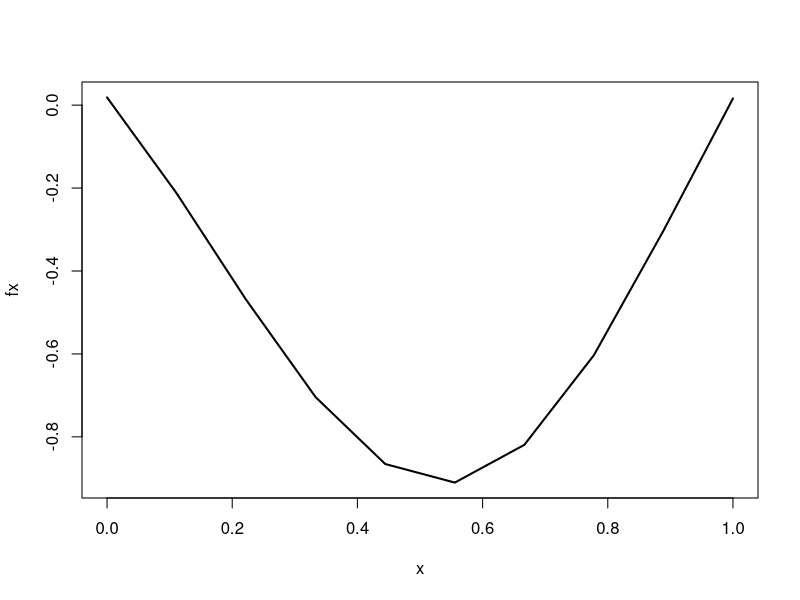
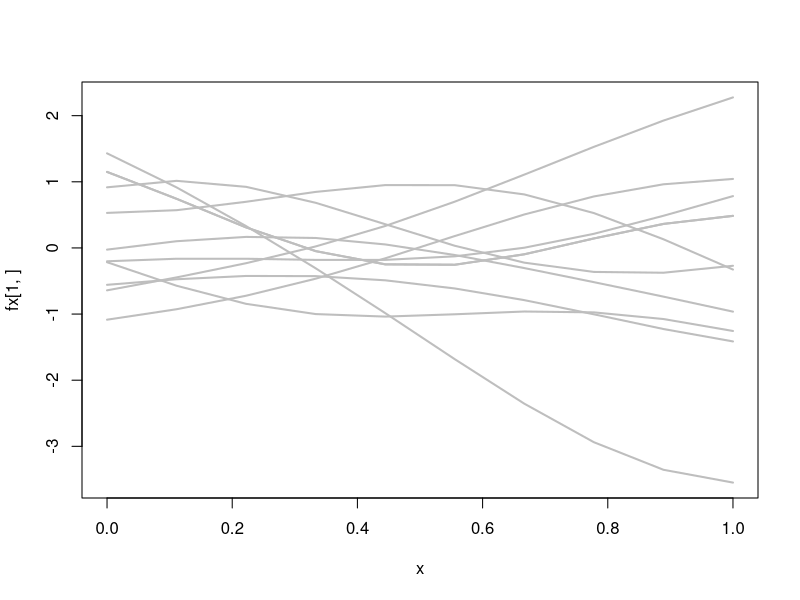
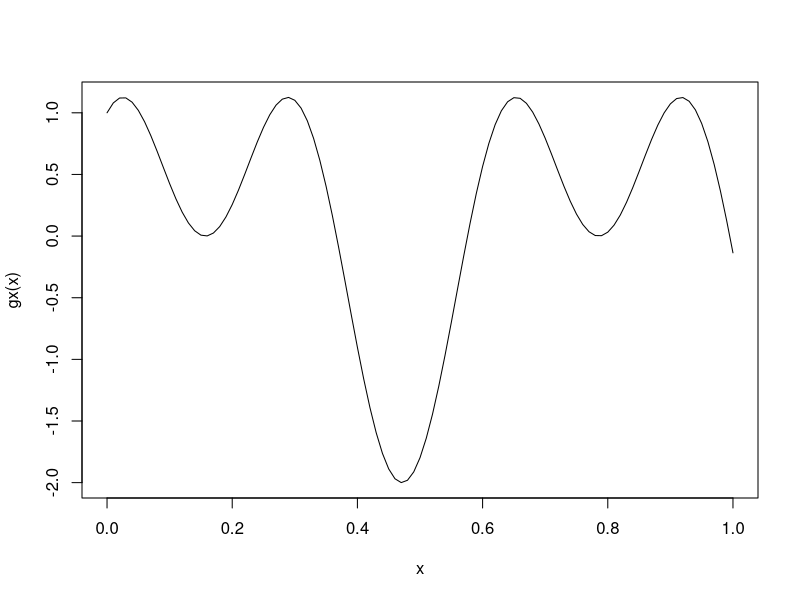
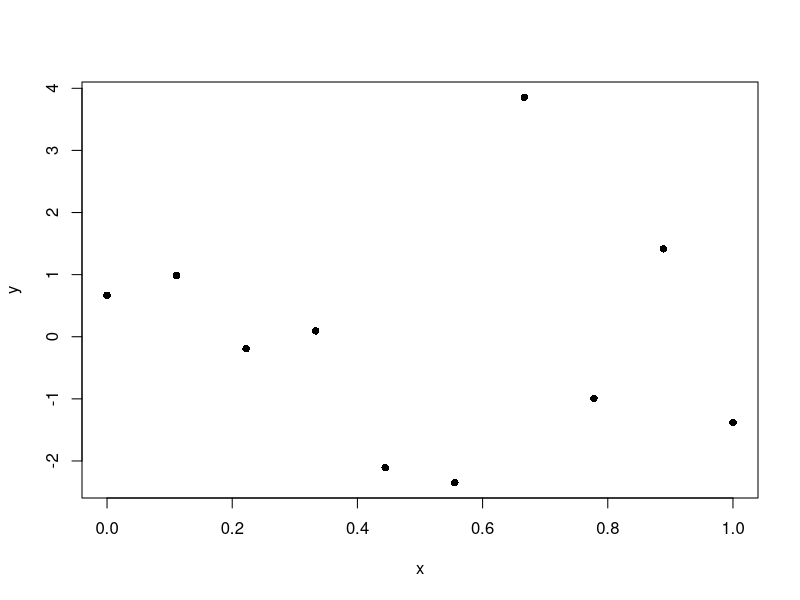

Write the R code that produced these figures, in order.
## ---- chunk 1
knitr::opts_chunk$set(echo = TRUE)
## ---- chunk 2
library(kernlab)
# RBF kernel

ker <- function(x, y = 'NULL', l, sigf) {
  rbf <- rbfdot(sigma = 1/l)
  if(y == 'NULL')  return(sigf * kernelMatrix(rbf, x = x))
  else  return(sigf * kernelMatrix(rbf, x = x, y= y))
}

## ---- chunk 3
x <- seq(0,1, length.out = 10)
round(ker(x = x, l = 1, sigf = 1),2)
## ---- chunk 4
library(mvtnorm)
mu <- rep(0, 10)
sigma <- ker(x = x, l = .5, sigf = 1)
fx <- rmvnorm(1, mean = mu, sigma = sigma)
plot(x, fx, type = 'l', lwd = 2)
## ---- chunk 5
fx <- rmvnorm(10, mean = mu, sigma = sigma)
plot(x, fx[1,], type = 'l', ylim = c(min(fx), max(fx)), lwd = 2, col = 'grey')
for (i in 1:10) lines(x, fx[i,], lwd = 2, col = 'grey')
## ---- chunk 6
gx <- function(x) {sin(10 * x) + cos (20 * x)}
curve(gx,0,1)
## ---- chunk 7
y <- gx(x) + rnorm(10, 0, 1)
plot(x, y, pch = 16)
